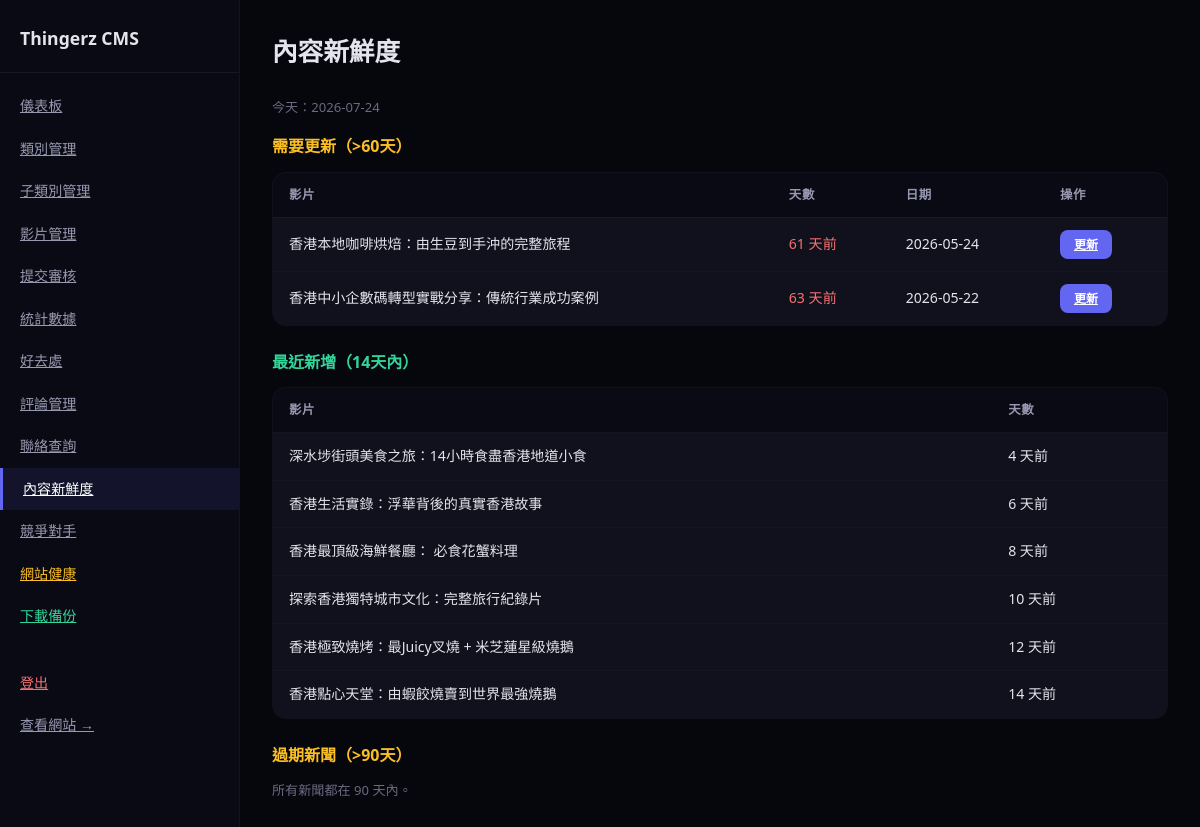
Before: /admin/freshness (signed in) with the older database file.
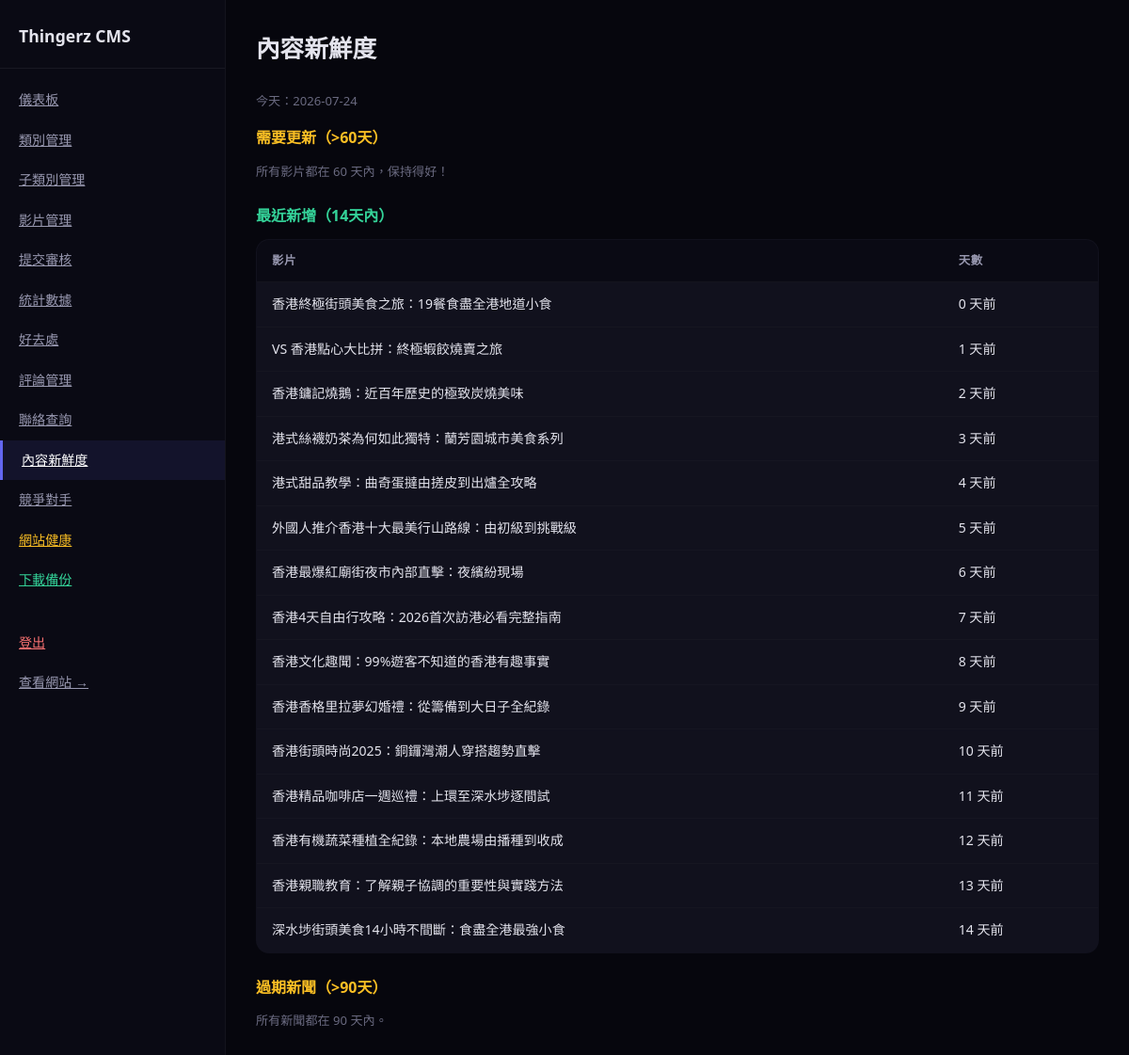
After: the same page with the newer database file.
### tables this page shows
CREATE TABLE videos (
        id TEXT UNIQUE, subcategory_id TEXT, category_id TEXT, platform TEXT, platform_id TEXT,
        title_zh TEXT, title_en TEXT, description_zh TEXT, description_en TEXT,
        thumbnail_url TEXT, aspect_ratio TEXT, tags TEXT, status TEXT,
        track TEXT, direction TEXT, submitted_date TEXT);

### app.py (the view)
@app.route('/admin/freshness')
@admin_required
def admin_freshness():
    today = datetime.now()
    vids = read_csv('videos.csv')
    news = read_csv('news.csv')
    def age_days(date_str):
        try:
            return (today - datetime.strptime(date_str, '%Y-%m-%d')).days
        except:
            return 999
    stale_videos = []
    stale_news = []
    fresh_videos = []
    for v in vids:
        d = age_days(v.get('submitted_date', ''))
        if d > 60:
            stale_videos.append({**v, 'age_days': d})
        elif d <= 14:
            fresh_videos.append({**v, 'age_days': d})
    for n in news:
        d = age_days(n.get('date', ''))
        if d > 90:
            stale_news.append({**n, 'age_days': d})
    return render_template('admin/freshness.html', stale_videos=stale_videos, stale_news=stale_news, fresh_videos=fresh_videos, today=today.strftime('%Y-%m-%d'))

### app.py (called while the page is built)
def get_db():
    db = sqlite3.connect(DB_PATH)
    db.row_factory = sqlite3.Row
    db.execute("PRAGMA journal_mode=WAL")
    return db

def read_table(table_name):
    db = get_db()
    rows = [dict(r) for r in db.execute(f"SELECT * FROM {table_name}").fetchall()]
    db.close()
    return rows

def read_csv(filename):
    return read_table(filename.replace('.csv', ''))

def get_categories(track=None, direction=None):
    cats = read_csv('categories.csv')
    if track:
        cats = [c for c in cats if c.get('track', '') == track]
    if direction:
        cats = [c for c in cats if c.get('direction', '') == direction]
    return cats

def admin_required(f):
    @wraps(f)
    def decorated(*args, **kwargs):
        if not session.get('admin_logged_in'):
            return redirect(url_for('admin_login'))
        return f(*args, **kwargs)
    return decorated

@app.context_processor
def inject_globals():
    return {
        'categories': get_categories(),
        'platform_config': PLATFORM_CONFIG,
        'directions': DIRECTIONS,
        'now': datetime.now()
    }

### templates/admin/freshness.html
{% extends "admin/layout.html" %}
{% block admin_content %}
<h1>內容新鮮度</h1>
<p class="text-muted mb">今天：{{ today }}</p>
<h2 style="font-size:1rem;margin-bottom:12px;color:#fbbf24">需要更新（>60天）</h2>
{% if stale_videos %}
<table>
    <thead><tr><th>影片</th><th>天數</th><th>日期</th><th>操作</th></tr></thead>
    <tbody>
    {% for v in stale_videos %}
    <tr><td>{{ v['title_zh'] }}</td><td><span style="color:#f87171">{{ v['age_days'] }} 天前</span></td><td>{{ v.get('submitted_date','') }}</td><td><a href="{{ url_for('admin_videos') }}" class="btn btn-primary btn-sm">更新</a></td></tr>
    {% endfor %}
    </tbody>
</table>
{% else %}
<p class="text-muted">所有影片都在 60 天內，保持得好！</p>
{% endif %}
<h2 style="font-size:1rem;margin:24px 0 12px;color:#34d399">最近新增（14天內）</h2>
{% if fresh_videos %}
<table>
    <thead><tr><th>影片</th><th>天數</th></tr></thead>
    <tbody>
    {% for v in fresh_videos %}
    <tr><td>{{ v['title_zh'] }}</td><td>{{ v['age_days'] }} 天前</td></tr>
    {% endfor %}
    </tbody>
</table>
{% else %}
<p class="text-muted">過去 14 天沒有新增影片。考慮新增或更新內容。</p>
{% endif %}
<h2 style="font-size:1rem;margin:24px 0 12px;color:#fbbf24">過期新聞（>90天）</h2>
{% if stale_news %}
<table>
    <thead><tr><th>新聞</th><th>天數</th></tr></thead>
    <tbody>
    {% for n in stale_news %}
    <tr><td>{{ n['title_zh'] }}</td><td><span style="color:#f87171">{{ n['age_days'] }} 天前</span></td></tr>
    {% endfor %}
    </tbody>
</table>
{% else %}
<p class="text-muted">所有新聞都在 90 天內。</p>
{% endif %}
{% endblock %}

Changed rows visible on the page:
no longer on this page (row edited): videos: title_zh "香港本地咖啡烘焙：由生豆到手沖的完整旅程", age_days "61", get "2026-05-24", shown under "需要更新（>60天）"
no longer on this page (row edited): videos: title_zh "香港中小企數碼轉型實戰分享：傳統行業成功案例", age_days "63", get "2026-05-22", shown under "需要更新（>60天）"
changed videos: title_zh "深水埗街頭美食之旅：14小時食盡香港地道小食" → "香港終極街頭美食之旅：19餐食盡全港地道小食"; age_days "4" → "0"
changed videos: title_zh "香港生活實錄：浮華背後的真實香港故事" → "VS 香港點心大比拼：終極蝦餃燒賣之旅"; age_days "6" → "1"
changed videos: title_zh "香港最頂級海鮮餐廳： 必食花蟹料理" → "香港鏞記燒鵝：近百年歷史的極致炭燒美味"; age_days "8" → "2"
changed videos: title_zh "探索香港獨特城市文化：完整旅行紀錄片" → "港式絲襪奶茶為何如此獨特：蘭芳園城市美食系列"; age_days "10" → "3"
changed videos: title_zh "香港極致燒烤：最Juicy叉燒 + 米芝蓮星級燒鵝" → "港式甜品教學：曲奇蛋撻由搓皮到出爐全攻略"; age_days "12" → "4"
changed videos: title_zh "香港點心天堂：由蝦餃燒賣到世界最強燒鵝" → "外國人推介香港十大最美行山路線：由初級到挑戰級"; age_days "14" → "5"
now on this page (row edited): videos: title_zh "香港最爆紅廟街夜市內部直擊：夜繽紛現場", age_days "6", shown under "最近新增（14天內）"
now on this page (row edited): videos: title_zh "香港4天自由行攻略：2026首次訪港必看完整指南", age_days "7", shown under "最近新增（14天內）"
now on this page (row edited): videos: title_zh "香港文化趣聞：99%遊客不知道的香港有趣事實", age_days "8", shown under "最近新增（14天內）"
now on this page (row edited): videos: title_zh "香港香格里拉夢幻婚禮：從籌備到大日子全紀錄", age_days "9", shown under "最近新增（14天內）"
now on this page (row edited): videos: title_zh "香港街頭時尚2025：銅鑼灣潮人穿搭趨勢直擊", age_days "10", shown under "最近新增（14天內）"
now on this page (row edited): videos: title_zh "香港精品咖啡店一週巡禮：上環至深水埗逐間試", age_days "11", shown under "最近新增（14天內）"
now on this page (row edited): videos: title_zh "香港有機蔬菜種植全紀錄：本地農場由播種到收成", age_days "12", shown under "最近新增（14天內）"
now on this page (row edited): videos: title_zh "香港親職教育：了解親子協調的重要性與實踐方法", age_days "13", shown under "最近新增（14天內）"
now on this page (row edited): videos: title_zh "深水埗街頭美食14小時不間斷：食盡全港最強小食", age_days "14", shown under "最近新增（14天內）"
Other visible differences:
text no longer shown: "影片 天數 日期 操作"
text now shown: "所有影片都在 60 天內，保持得好！"
